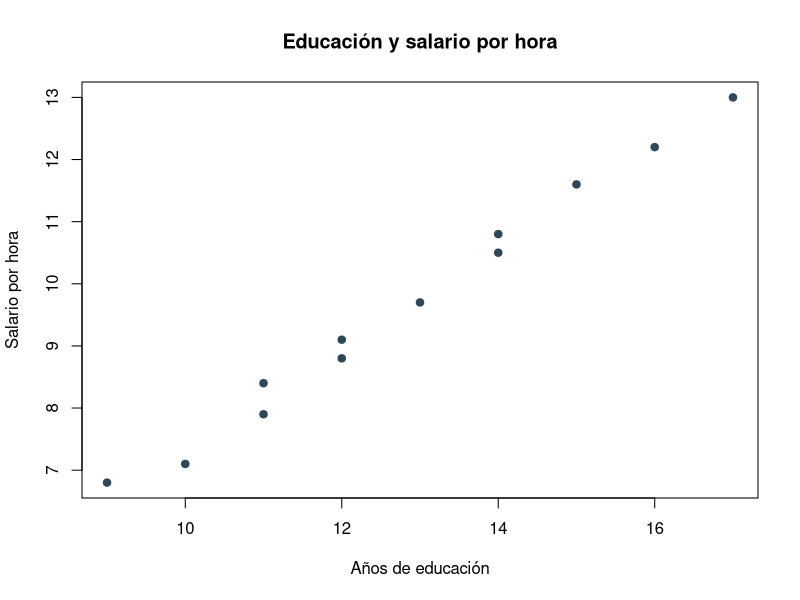
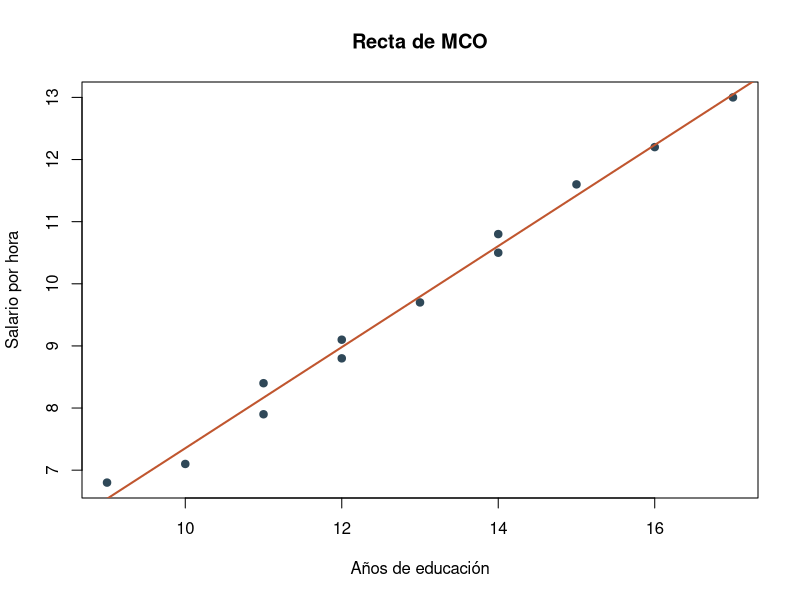

R code for these plots, in order:
## ---- chunk 1
knitr::opts_chunk$set(
  comment = "#>",
  fig.align = "center",
  fig.width = 7,
  fig.height = 4.5,
  out.width = "80%",
  warning = FALSE,
  message = FALSE
)
## ---- chunk 2
datos_rl <- data.frame(
  educacion = c(9, 10, 11, 11, 12, 12, 13, 14, 14, 15, 16, 17),
  salario_hora = c(6.8, 7.1, 7.9, 8.4, 8.8, 9.1, 9.7, 10.5, 10.8, 11.6, 12.2, 13.0)
)

knitr::kable(datos_rl, caption = "Datos de práctica: educación y salario por hora")
## ---- chunk 3
plot(
  datos_rl$educacion,
  datos_rl$salario_hora,
  pch = 19,
  col = "#2f4858",
  xlab = "Años de educación",
  ylab = "Salario por hora",
  main = "Educación y salario por hora"
)
## ---- chunk 4
modelo_rl <- lm(salario_hora ~ educacion, data = datos_rl)
summary(modelo_rl)
## ---- chunk 5
resultados_rl <- coef(summary(modelo_rl))
beta0_rl <- unname(coef(modelo_rl)[["(Intercept)"]])
beta1_rl <- unname(coef(modelo_rl)[["educacion"]])
se0_rl <- resultados_rl["(Intercept)", "Std. Error"]
se1_rl <- resultados_rl["educacion", "Std. Error"]
r2_rl <- summary(modelo_rl)$r.squared
tabla_rl <- data.frame(
  termino = rownames(resultados_rl),
  estimacion = resultados_rl[, "Estimate"],
  error_estandar = resultados_rl[, "Std. Error"],
  t = resultados_rl[, "t value"],
  p_valor = resultados_rl[, "Pr(>|t|)"],
  row.names = NULL
)

knitr::kable(
  tabla_rl,
  digits = 3,
  caption = "Resultados de la regresión lineal en R"
)
## ---- chunk 6
plot(
  datos_rl$educacion,
  datos_rl$salario_hora,
  pch = 19,
  col = "#2f4858",
  xlab = "Años de educación",
  ylab = "Salario por hora",
  main = "Recta de MCO"
)
abline(modelo_rl, col = "#C0562F", lwd = 2)
## ---- chunk 7
summary(modelo_rl)$r.squared
